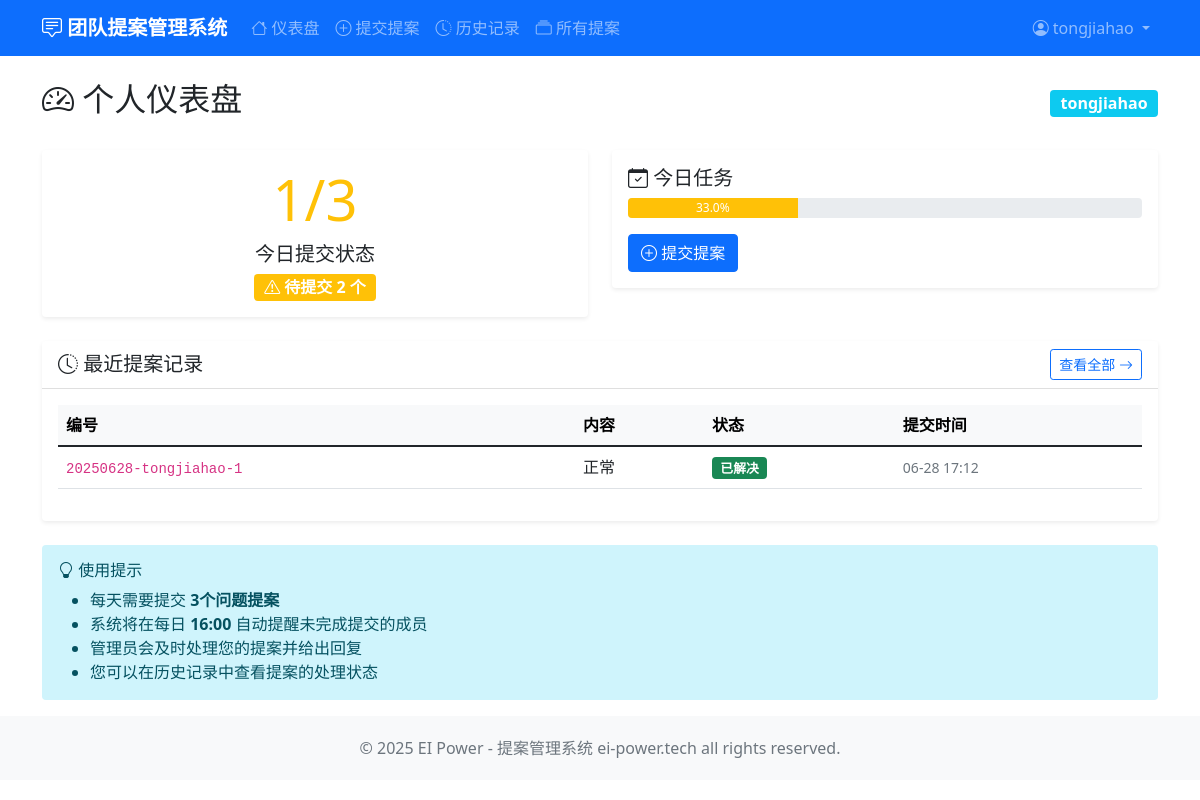
/dashboard (signed in), run on an earlier commit of the app's database.
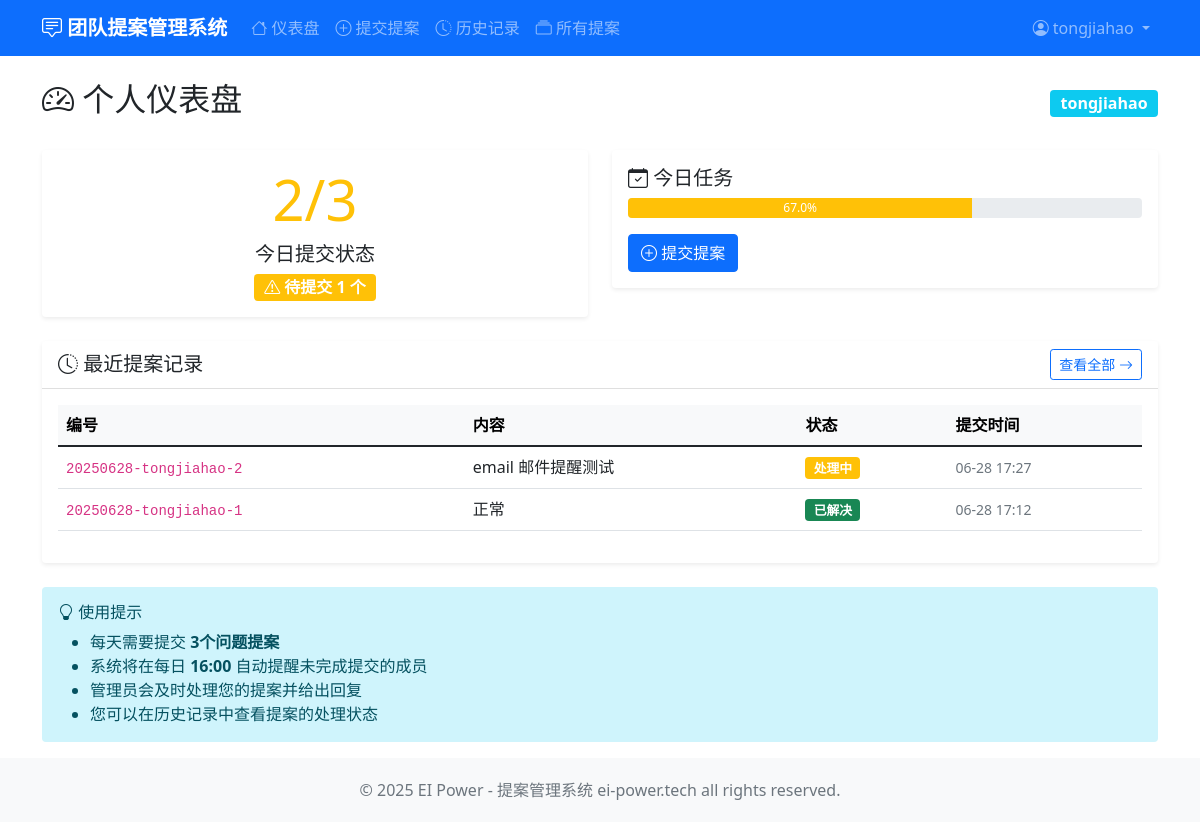
And on a later commit of the database.
### tables this page shows
CREATE TABLE feedback (
            id TEXT PRIMARY KEY,
            user_id INTEGER NOT NULL,
            content TEXT NOT NULL,
            status TEXT DEFAULT '新提案',
            revised_proposal TEXT,
            admin_comment TEXT,
            handler TEXT,
            created_at TIMESTAMP DEFAULT CURRENT_TIMESTAMP,
            updated_at TIMESTAMP,
            FOREIGN KEY (user_id) REFERENCES users (id)
        );

### app.py (the view)
@app.route('/dashboard')
@login_required
def dashboard():
    today = date.today().strftime('%Y-%m-%d')
    conn = get_db_connection()
    feedback_count = conn.execute(
        'SELECT COUNT(*) as count FROM feedback WHERE user_id = ? AND DATE(created_at) = ?',
        (current_user.id, today)
    ).fetchone()['count']
    recent_feedback_raw = conn.execute(
        'SELECT * FROM feedback WHERE user_id = ? ORDER BY created_at DESC LIMIT 5',
        (current_user.id,)
    ).fetchall()
    recent_feedback = []
    for feedback in recent_feedback_raw:
        feedback_dict = dict(feedback)
        if feedback_dict['created_at']:
            try:
                feedback_dict['created_at'] = datetime.fromisoformat(feedback_dict['created_at'].replace('Z', '+00:00'))
            except:
                feedback_dict['created_at'] = datetime.strptime(feedback_dict['created_at'], '%Y-%m-%d %H:%M:%S')
        if feedback_dict['updated_at']:
            try:
                feedback_dict['updated_at'] = datetime.fromisoformat(feedback_dict['updated_at'].replace('Z', '+00:00'))
            except:
                feedback_dict['updated_at'] = datetime.strptime(feedback_dict['updated_at'], '%Y-%m-%d %H:%M:%S')
        recent_feedback.append(feedback_dict)
    conn.close()
    return render_template('dashboard.html',
                         feedback_count=feedback_count,
                         recent_feedback=recent_feedback)

### app.py (called while the page is built)
@login_manager.user_loader
def load_user(user_id):
    conn = get_db_connection()
    user = conn.execute('SELECT * FROM users WHERE id = ?', (user_id,)).fetchone()
    conn.close()
    if user:
        return User(user['id'], user['username'], user['email'], user['name'], user['is_admin'])
    return None

### database.py (called while the page is built)
def get_db_connection():
    conn = sqlite3.connect('feedback_system.db')
    conn.row_factory = sqlite3.Row
    return conn

### templates/dashboard.html (shortened to what the changed rows need)
{% extends "base.html" %}
{% block content %}
<div class="row">
    <div class="col-12">
        <div class="d-flex justify-content-between align-items-center mb-4">
            <h2><i class="bi bi-speedometer2"></i> 个人仪表盘</h2>
        </div>
    </div>
</div>
<div class="row mb-4">
    <div class="col-md-6">
        <div class="card border-0 shadow-sm">
            <div class="card-body text-center">
                <div class="row">
                    <div class="col">
                        <h1 class="display-4 {% if feedback_count >= 3 %}text-success{% else %}text-warning{% endif %}">
                            {{ feedback_count }}/3
                        </h1>
                        <h5 class="card-title">今日提交状态</h5>
                        {% if feedback_count >= 3 %}
                            <span class="badge bg-success fs-6">
                                <i class="bi bi-check-circle"></i> 已完成
                            </span>
                        {% else %}
                            <span class="badge bg-warning fs-6">
                                <i class="bi bi-exclamation-triangle"></i> 待提交 {{ 3 - feedback_count }} 个
                            </span>
                        {% endif %}
                    </div>
                </div>
            </div>
        </div>
    </div>
    <div class="col-md-6">
        <div class="card border-0 shadow-sm">
            <div class="card-body">
                <div class="progress mb-3" style="height: 20px;">
                    <div class="progress-bar {% if feedback_count >= 3 %}bg-success{% else %}bg-warning{% endif %}"
                         role="progressbar"
                         style="width: {{ (feedback_count / 3 * 100)|round }}%;">
                        {{ (feedback_count / 3 * 100)|round }}%
                    </div>
                </div>
            </div>
        </div>
    </div>
</div>
<div class="row">
    <div class="col-12">
        <div class="card border-0 shadow-sm">
            <div class="card-body">
                {% if recent_feedback %}
                    <div class="table-responsive">
                        <table class="table table-hover">
                            <thead class="table-light">
                                <tr>
                                    <th>编号</th>
                                    <th>内容</th>
                                    <th>状态</th>
                                    <th>提交时间</th>
                                </tr>
                            </thead>
                            <tbody>
                                {% for feedback in recent_feedback %}
                                <tr>
                                    <td><code>{{ feedback.id }}</code></td>
                                    <td>
                                        <div class="text-truncate" style="max-width: 300px;" title="{{ feedback.content }}">
                                            {{ feedback.content }}
                                        </div>
                                    </td>
                                    <td>
                                        {% if feedback.status == '新提案' %}
                                            <span class="badge bg-primary status-badge">{{ feedback.status }}</span>
                                        {% elif feedback.status == '处理中' %}
                                            <span class="badge bg-warning status-badge">{{ feedback.status }}</span>
                                        {% elif feedback.status == '已解决' %}
                                            <span class="badge bg-success status-badge">{{ feedback.status }}</span>
                                        {% endif %}
                                    </td>
                                    <td>
                                        <small class="text-muted">
                                            {{ feedback.created_at.strftime('%m-%d %H:%M') if feedback.created_at else '' }}
                                        </small>
                                    </td>
                                </tr>
                                {% endfor %}
                            </tbody>
                        </table>
                    </div>
                {% endif %}
            </div>
        </div>
    </div>
</div>
{% endblock %}

What changed in the data, as far as the page shows it:
added feedback: id "20250628-tongjiahao-2", content "email 邮件提醒测试", status "处理中", created_at "06-28 17:27"
Also different on the page:
{{ feedback_count }}: "1" → "2"
{{ 3 - feedback_count }}: "2" → "1"
{{ (feedback_count / 3 * 100)|round }}: 33.0 → 67.0 (drawn)
{{ (feedback_count / 3 * 100)|round }}: "33.0" → "67.0"
